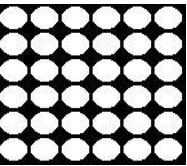
#> input picture Lab/images/Task2.PNG, 187 x 166 px, found by its file name
$ python lab_3.py
#> lines starting #> are read from the running program, lines starting #| are printed output that depends on the picture; after the words box and inside, x2 and y2 are one past the last pixel; in counts of white or black regions, pixels touching at a corner belong together
#> further down, img is the input picture: shape (166, 187, 3); min 0, max 255, mean 152.1
import numpy as np
import cv2 as cv

# arr = np.array( [ [ '1', 2, 3 ] , [ 6, 5, 4 ] ] )
# print(arr.astype(np.uint8))

# task 1
# For the image given below (provided with the lab handout), apply the connected
# component labelling and count the total number of white objects. First threshold the
# images and then perform connected component analysis algorithm.


def to_grayscale(image):
    return cv.cvtColor(image, cv.COLOR_BGR2GRAY)


def threshold(image, threshold_value):
#> called with threshold_value = 127
    return np.where(image > threshold_value, 255, 0)
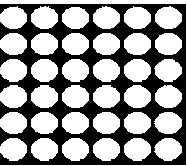
#> returned value: shape (166, 187) int64; 59.2% white; 1 black region, box (x1, y1, x2, y2) and area: (0, 4, 186, 165) 12675


def connected_components(image):
    label = 0
    labels = np.zeros_like(image, dtype=int)
    equivalences = {}

    # First pass
    for i in range(image.shape[0]):
        for j in range(image.shape[1]):
            if image[i, j] == 255:
                neighbors = [(i - 1, j), (i, j - 1)]
                neighbors = [labels[x, y] for x, y in neighbors if x >= 0 and y >= 0]
                neighbors = [n for n in neighbors if n > 0]
                if not neighbors:
                    label += 1
                    labels[i, j] = label
                else:
                    labels[i, j] = np.amin(neighbors)
                    for n in neighbors:
                        if n != labels[i, j]:
                            equivalences[n] = labels[i, j]
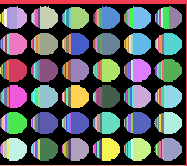
#> labels: shape (166, 187) int64; 289 distinct labels, from 0 to 288; one colour per label, 0 black
#> after the loop, label = 288

    # Second pass
    for i in range(image.shape[0]):
        for j in range(image.shape[1]):
            if image[i, j] == 255:
                while labels[i, j] in equivalences:
                    labels[i, j] = equivalences[labels[i, j]]
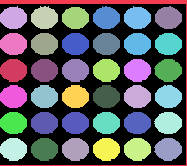
#> labels: shape (166, 187) int64; 38 distinct labels, from 0 to 243; one colour per label, 0 black

    return len(np.unique(labels)) - 1


# task 2
def calculate_distance(point_1, point_2, choice):
    if choice == 1:
        return np.sqrt(np.sum((np.array(point_1) - np.array(point_2)) ** 2))
    elif choice == 2:
        return np.sum(np.abs(np.array(point_1) - np.array(point_2)))
    elif choice == 3:
        return np.max(np.abs(np.array(point_1) - np.array(point_2)))
    else:
        return "Invalid choice"


# Load the image
img = cv.imread('Task2.PNG')
gray = to_grayscale(img)
thresh = threshold(gray, 127)
num_objects = connected_components(thresh)
#> num_objects = 37

print('The total number of white objects is: ', num_objects)
#| The total number of white objects is:  37

inp = input("Enter the choice of distance: ")
#> the answer given: 1
p1x = int(input("Enter the x-component of first point: "))
#> the answer given: 3
p1y = int(input("Enter the y-component of first point: "))
#> the answer given: 3
p2x = int(input("Enter the x-component of second point: "))
#> the answer given: 3
p2y = int(input("Enter the y-component of second point: "))
#> the answer given: 3
print(calculate_distance((p1x, p1y), (p2x, p2y), int(inp)))

$ run again, with Lab/images/lab_7_1.png copied over Lab/images/Task2.PNG
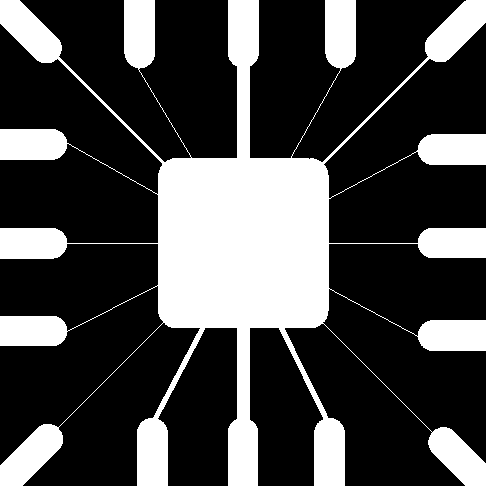
#> input picture Lab/images/lab_7_1.png, 486 x 486 px, found by its file name
#> img is the input picture: shape (486, 486, 3); 28.1% white; 1 white region, box (x1, y1, x2, y2) and area: (0, 0, 486, 486) 66259
#> after the loop in connected_components, `for i in range(image.shape[0]):`:
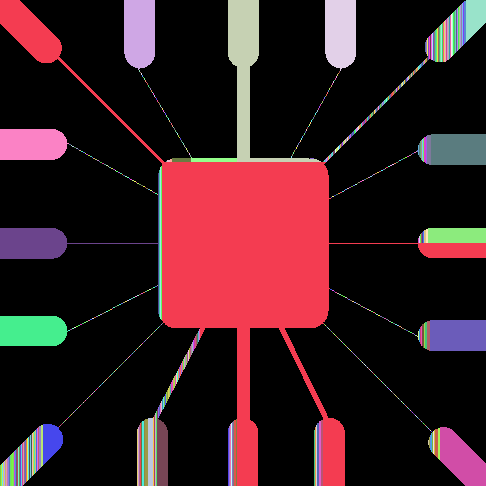
#> labels: shape (486, 486) int64; 820 distinct labels, from 0 to 819; one colour per label, 0 black
#> after the loop in connected_components, `for i in range(image.shape[0]):`:
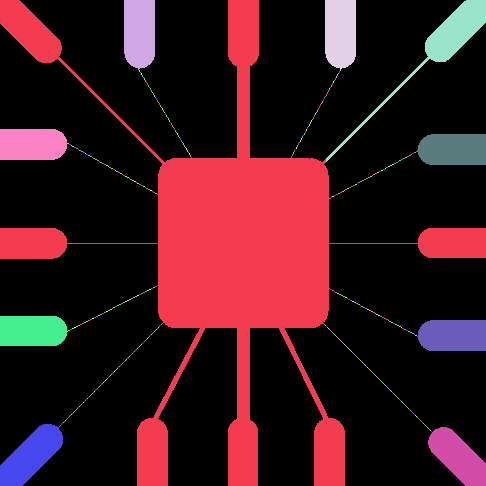
#> labels: shape (486, 486) int64; 511 distinct labels, from 0 to 779; one colour per label, 0 black
#> num_objects = 510
#| The total number of white objects is:  510
